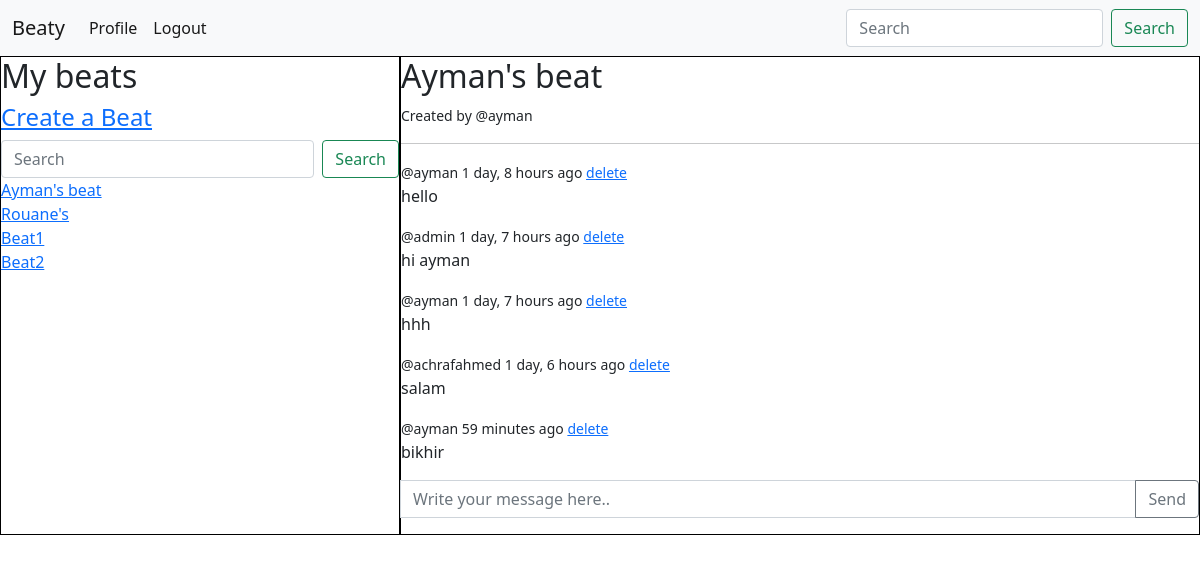
The page /beat/4/ (signed in) on the database its author committed.
### base/models.py (models this page shows, shortened)
class Beat(models.Model):
    creater = models.ForeignKey(User, on_delete=models.CASCADE)
    name = models.CharField(max_length=200)
    description = models.TextField(null=True, blank=True)
    members = models.ManyToManyField(User, related_name='members', blank=True)
    updated = models.DateTimeField(auto_now=True)
    created = models.DateTimeField(auto_now_add=True)
    class Meta:
        ordering = ['-updated']

class User(AbstractUser):
    email = models.EmailField(unique=True, null=False)
    bio = models.TextField(default="")
    birthday=models.DateField(auto_now=False, null=True, blank=True)
    USERNAME_FIELD = 'email'
    REQUIRED_FIELDS = []
    def __str__(self):
        return self.username

class Message(models.Model):
    user = models.ForeignKey(User, on_delete=models.CASCADE)
    beat = models.ForeignKey(Beat, on_delete=models.CASCADE)
    body = models.TextField()
    created = models.DateTimeField(auto_now_add=True)
    class Meta:
        ordering = ['created']

### base/views.py (the view, shortened to what this page needs)
# urls.py: path('beat/<str:pk>/', views.beat, name="beat"),
def beat(request, pk):
    beats = Beat.objects.all()
    beat = Beat.objects.get(id=pk)
    chat = beat.message_set.all()
    context = {'beat': beat, 'chat': chat, 'beats': beats}
    return render(request, 'base/beat.html', context)

### base/templates/base/beat.html (shortened to what this page needs)
{% extends 'main.html' %}
{% block content %}
<div class="home-container">
    <div class="beats-list home-section">
        {% include 'base/beats-list.html' %}
    </div>
    <div class="beat home-section">
        <h2>{{beat.name}}</h2>
        {% if beat %}
        <small>Created by @{{beat.creater}}</small>
        <hr>
        {% endif %}
        {% for msg in chat %}
            <div>
                <small>@{{msg.user}} {{msg.created|timesince}} ago <a href="{% url 'delete-msg' msg.id %}">delete</a></small>
                <p>{{msg.body}}</p>
            </div>
        {% endfor %}
        {%  if request.user.is_authenticated %}
            <div class="comment-form">
                <form method="post" class="input-group mb-3">
                    <input type="text" class="form-control" placeholder="Write your message here.." aria-label="Write a message" name="body">
                    <button class="btn btn-outline-secondary" type="submit" id="button-addon2">Send</button>
                </form>
            </div>
        {% endif %}
    </div>
</div>
{% endblock %}

### base/templates/base/beats-list.html
<h2>My beats</h2>
<h4><a href="{% url 'create' %}">Create a Beat</a></h4>
<form class="d-flex" method="get" action="{% url 'home' %}">
    <input class="form-control me-2" type="search" placeholder="Search" name="search" value="{{search}}">
    <button class="btn btn-outline-success" type="submit">Search</button>
</form>
{% for beat in beats %}
    <div>
        <a href="{% url 'beat' beat.id %}">{{beat.name}}</a>
    </div>
{% endfor %}

### templates/main.html (style rules this page uses)
.home-container { display: grid; grid-template-columns: 1fr 2fr; }
.home-section { border: 1px solid black; }

### rows shown on the page
Beat: name "Ayman's beat", creater "ayman"
Beat: name "Rouane's"
Beat: name "Beat1"
Beat: name "Beat2"
Message: user "ayman", created "1 day, 8 hours", body "hello"
Message: user "admin", created "1 day, 7 hours", body "hi ayman"
Message: user "ayman", created "1 day, 7 hours", body "hhh"
Message: user "achrafahmed", created "1 day, 6 hours", body "salam"
Message: user "ayman", created "59 minutes", body "bikhir"
